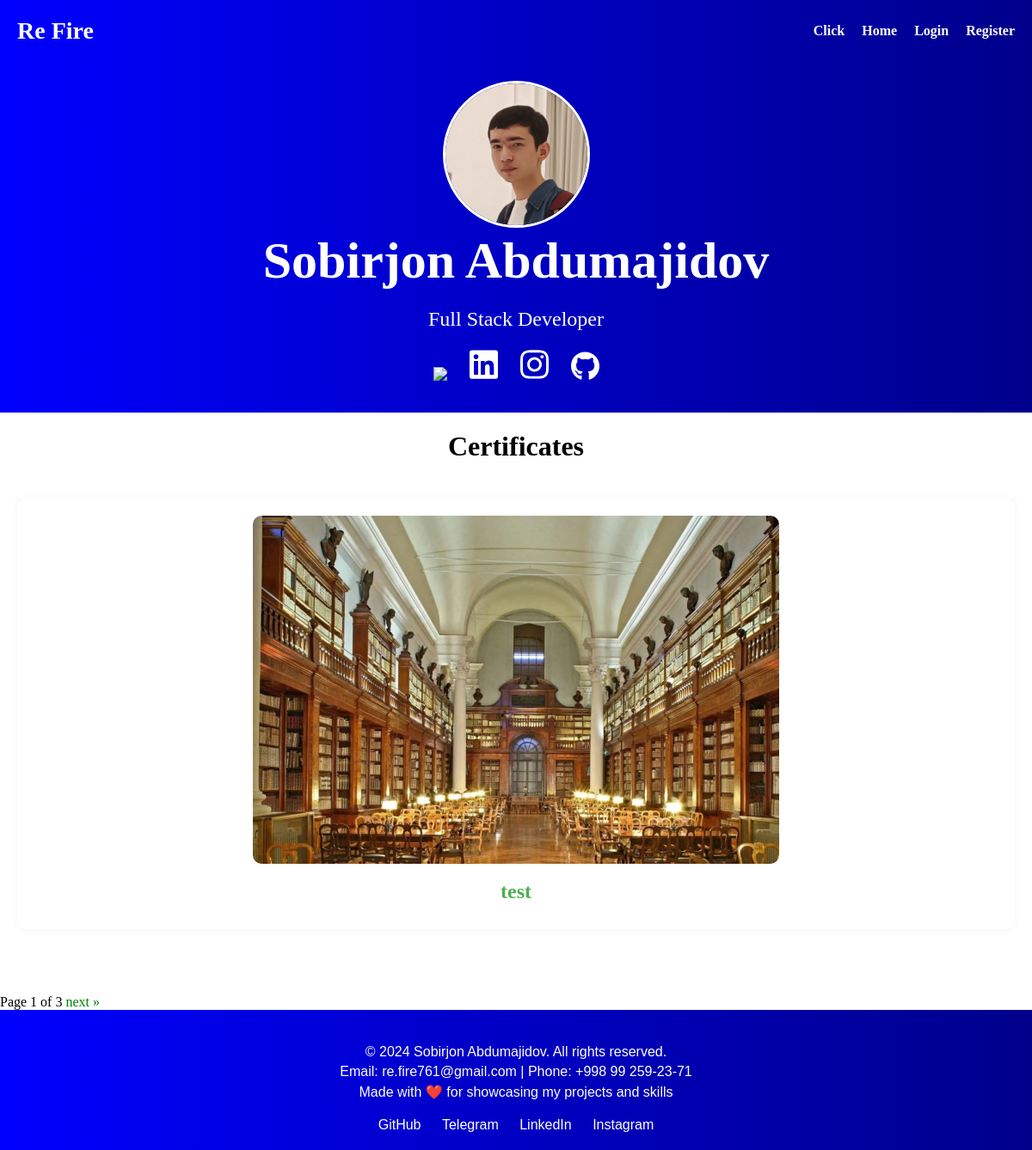
The app's page /certificates/ with its own data.
### myApp/models.py (models this page shows, shortened)
class MaqolaModel(models.Model):
    TAG = (
        ("Certificates", "Certificates"),
        ("Projects", "Projects"),
        ("Education", "Education"),
    )
    title = models.CharField(max_length=255)
    image = models.ImageField(blank=True, null=True)
    source = models.CharField(max_length=255)
    link = models.CharField(max_length=500, blank=True, null=True)
    description_uzb = models.TextField(blank=True, null=True)
    description_eng = models.TextField(blank=True, null=True)
    tags = models.CharField(choices=TAG, max_length=255, blank=True, null=True)
    @property
    def imageURL(self):
        return self.image.url if self.image else ""

### myApp/views.py (the view)
# urls.py: path('certificates/', certificates, name='certificates'),
def certificates(request):
    certificates = MaqolaModel.objects.filter(tags="Certificates").order_by('-id')
    somsa = Paginator(MaqolaModel.objects.filter(tags="Certificates").order_by('-id'), 1)
    page = request.GET.get('page')
    vanues = somsa.get_page(page)
    context = {
        'certificates':certificates,
        'somsa':somsa,
        'vanues':vanues,
    }
    return render(
        request=request,
        template_name='world.html',
        context=context,
    )

### templates/world.html (shortened to what this page needs)
<!DOCTYPE html>
<html lang="en">
{% load static %}
<head>
    <link rel="stylesheet" href="{% static 'css/style.css' %}">
</head>
<body>
    {% if request.user.is_authenticated %}
        {% include 'login_header.html' %}
    {% else %}
        {% include 'header.html' %}
    {% endif %}
    <div class="hero">
        <div class="hero-content">
            <img src="{% static 'IMG_.jpg' %}" alt="Profile Picture" class="profile-pic">
            <h1>Sobirjon Abdumajidov</h1>
            <p>Full Stack Developer</p>
            <div class="addition-info">
                <a class="icon-svg" target="_blank" href="https://t.me/Djangoconfig"><img class="icon-svg" src="{% static 'telegram.svg' %}"></a>
                <a class="icon-svg" target="_blank" href="https://www.linkedin.com/in/sobirjon-abdumajidov-632659270/"><img class="icon-svg" src="{% static 'linkedin.svg' %}"></a>
                <a class="icon-svg" target="_blank" href="https://www.instagram.com/sobirjon_a05/"><img class="icon-svg" src="{% static 'instagram.svg' %}"></a>
                <a class="icon-svg" target="_blank" href="https://github.com/Sobirjon005"><img class="icon-svg" src="{% static 'github.svg' %}"></a>
            </div>
        </div>
    </div>
    <h1 class="category">Certificates</h1>
    <div class="container" id="certificates">
        {% for certificate in vanues %}
            <div class="maqola" id="for_certificates">
                <img class="image_main" src="{{ certificate.imageURL }}">
                <a href="{% url 'article_details' certificate.id %}"><h2>{{ certificate.title }}</h2></a>
            </div>
        {% endfor %}
    </div>
    <br>
    <br>
    Page {{ vanues.number }} of {{ vanues.paginator.num_pages }}
    {% if vanues.has_next %}
        <a class="pagination" href="?page={{ vanues.next_page_number }}">next</a>
        <a class="pagination" href="?page={{ vanues.paginator.num_pages }}">&raquo;</a>
    {% endif %}
{% include 'footer.html' %}
</body>
</html>

### static/css/style.css (style rules this page uses)
body { margin: 0; font-family: 'Georgia', serif; }
a { color: white; text-decoration: none; transition: color 0.3s; }
.hero { color: #fff; background: linear-gradient(90deg in oklab, blue, darkblue); text-align: center; padding: 33px; margin-top: 61px; position: relative; }
.addition-info a { color: rgba(255, 255, 255, 0.91); margin: 11px; }
.icon-svg { width: 33px; transition: transform 0.3s, box-shadow 0.3s; }
.hero h1 { font-size: 60px; margin: 0; }
.hero p { font-size: 24px; margin: 20px 0; }
.profile-pic { width: 165px; height: 165px; border-radius: 50%; border: 3px solid white; }
.container { max-width: 1200px; margin-inline: auto; padding: 20px; background-color: #fff; border-radius: 10px; color: #333; }
#certificates, #projects, #education { display: flex; flex-wrap: wrap; gap: 20px; }
#for_certificates { flex: 1 1 calc(30% - 40px); }
.maqola { background-color: #fff; padding: 20px; border-radius: 10px; color: #333; margin-bottom: 20px; box-shadow: 0 0 10px rgba(0, 0, 0, 0.05); transition: transform 0.3s, box-shadow 0.3s; flex: 1 1 calc(33.333% - 40px); text-align: center; }
.maqola h2 { color: #4CAF50; font-size: 24px; margin-bottom: 10px; }
.maqola img { max-width: 100%; border-radius: 10px; margin-bottom: 15px; transition: transform 0.3s; }
.category { text-align: center; }
.image_main { display: block; margin: 0 auto; }
.pagination { color: green; }

### records on screen
MaqolaModel: imageURL (picture), title "test"

### other values on screen
{{ vanues.number }} "1"
{{ vanues.paginator.num_pages }} "3"
